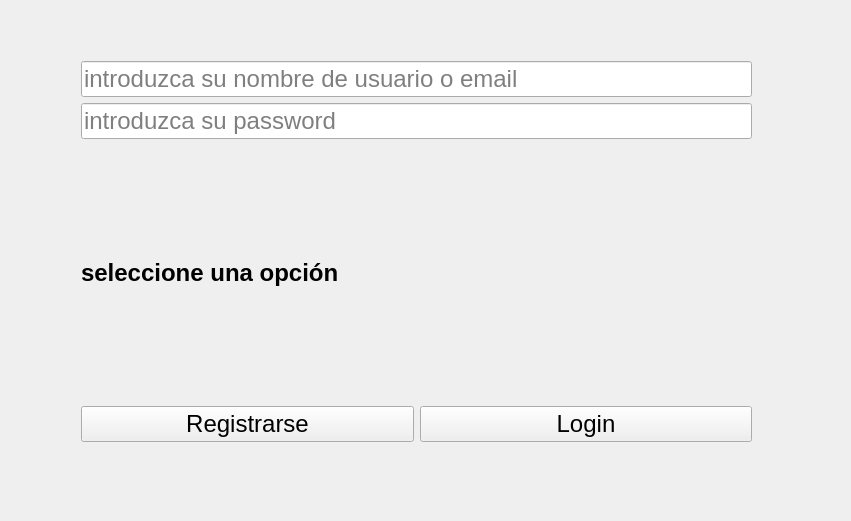
<?xml version="1.0" encoding="UTF-8"?>
<ui version="4.0">
 <class>LoginWidget</class>
 <widget class="QWidget" name="LoginWidget">
  <property name="geometry">
   <rect>
    <x>0</x>
    <y>0</y>
    <width>851</width>
    <height>521</height>
   </rect>
  </property>
  <property name="windowTitle">
   <string>Form</string>
  </property>
  <layout class="QFormLayout" name="formLayout">
   <item row="0" column="0" colspan="2">
    <layout class="QVBoxLayout" name="verticalLayout_5">
     <property name="spacing">
      <number>0</number>
     </property>
     <property name="sizeConstraint">
      <enum>QLayout::SizeConstraint::SetMinAndMaxSize</enum>
     </property>
     <property name="leftMargin">
      <number>0</number>
     </property>
     <property name="topMargin">
      <number>0</number>
     </property>
     <item>
      <widget class="QStackedWidget" name="stackedWidget">
       <property name="sizePolicy">
        <sizepolicy hsizetype="MinimumExpanding" vsizetype="MinimumExpanding">
         <horstretch>0</horstretch>
         <verstretch>0</verstretch>
        </sizepolicy>
       </property>
       <property name="frameShape">
        <enum>QFrame::Shape::NoFrame</enum>
       </property>
       <property name="frameShadow">
        <enum>QFrame::Shadow::Raised</enum>
       </property>
       <property name="currentIndex">
        <number>0</number>
       </property>
       <widget class="QWidget" name="page">
        <widget class="QWidget" name="verticalLayoutWidget_2">
         <property name="geometry">
          <rect>
           <x>30</x>
           <y>50</y>
           <width>751</width>
           <height>381</height>
          </rect>
         </property>
         <layout class="QVBoxLayout" name="verticalLayout_3">
          <item>
           <layout class="QHBoxLayout" name="horizontalLayout_3">
            <item>
             <spacer name="horizontalSpacer_2">
              <property name="orientation">
               <enum>Qt::Orientation::Horizontal</enum>
              </property>
              <property name="sizeType">
               <enum>QSizePolicy::Policy::Minimum</enum>
              </property>
              <property name="sizeHint" stdset="0">
               <size>
                <width>40</width>
                <height>20</height>
               </size>
              </property>
             </spacer>
            </item>
            <item>
             <widget class="QLineEdit" name="emailEdit">
              <property name="font">
               <font>
                <pointsize>18</pointsize>
               </font>
              </property>
              <property name="text">
               <string/>
              </property>
              <property name="placeholderText">
               <string>introduzca su nombre de usuario o email</string>
              </property>
             </widget>
            </item>
            <item>
             <spacer name="horizontalSpacer_4">
              <property name="orientation">
               <enum>Qt::Orientation::Horizontal</enum>
              </property>
              <property name="sizeType">
               <enum>QSizePolicy::Policy::Minimum</enum>
              </property>
              <property name="sizeHint" stdset="0">
               <size>
                <width>40</width>
                <height>20</height>
               </size>
              </property>
             </spacer>
            </item>
           </layout>
          </item>
          <item>
           <layout class="QHBoxLayout" name="horizontalLayout_2">
            <item>
             <spacer name="horizontalSpacer">
              <property name="orientation">
               <enum>Qt::Orientation::Horizontal</enum>
              </property>
              <property name="sizeType">
               <enum>QSizePolicy::Policy::Minimum</enum>
              </property>
              <property name="sizeHint" stdset="0">
               <size>
                <width>40</width>
                <height>20</height>
               </size>
              </property>
             </spacer>
            </item>
            <item>
             <widget class="QLineEdit" name="passwordEdit">
              <property name="sizePolicy">
               <sizepolicy hsizetype="Expanding" vsizetype="Fixed">
                <horstretch>0</horstretch>
                <verstretch>0</verstretch>
               </sizepolicy>
              </property>
              <property name="font">
               <font>
                <pointsize>18</pointsize>
               </font>
              </property>
              <property name="text">
               <string/>
              </property>
              <property name="echoMode">
               <enum>QLineEdit::EchoMode::PasswordEchoOnEdit</enum>
              </property>
              <property name="placeholderText">
               <string>introduzca su password</string>
              </property>
             </widget>
            </item>
            <item>
             <spacer name="horizontalSpacer_3">
              <property name="orientation">
               <enum>Qt::Orientation::Horizontal</enum>
              </property>
              <property name="sizeType">
               <enum>QSizePolicy::Policy::Minimum</enum>
              </property>
              <property name="sizeHint" stdset="0">
               <size>
                <width>40</width>
                <height>20</height>
               </size>
              </property>
             </spacer>
            </item>
           </layout>
          </item>
          <item>
           <layout class="QHBoxLayout" name="horizontalLayout_5">
            <item>
             <spacer name="horizontalSpacer_15">
              <property name="orientation">
               <enum>Qt::Orientation::Horizontal</enum>
              </property>
              <property name="sizeType">
               <enum>QSizePolicy::Policy::Minimum</enum>
              </property>
              <property name="sizeHint" stdset="0">
               <size>
                <width>40</width>
                <height>20</height>
               </size>
              </property>
             </spacer>
            </item>
            <item>
             <widget class="QLabel" name="statusLabel">
              <property name="sizePolicy">
               <sizepolicy hsizetype="MinimumExpanding" vsizetype="Preferred">
                <horstretch>0</horstretch>
                <verstretch>0</verstretch>
               </sizepolicy>
              </property>
              <property name="font">
               <font>
                <pointsize>18</pointsize>
                <bold>true</bold>
               </font>
              </property>
              <property name="text">
               <string>seleccione una opción</string>
              </property>
             </widget>
            </item>
           </layout>
          </item>
          <item>
           <layout class="QHBoxLayout" name="horizontalLayout_4">
            <item>
             <spacer name="horizontalSpacer_11">
              <property name="orientation">
               <enum>Qt::Orientation::Horizontal</enum>
              </property>
              <property name="sizeType">
               <enum>QSizePolicy::Policy::Minimum</enum>
              </property>
              <property name="sizeHint" stdset="0">
               <size>
                <width>40</width>
                <height>20</height>
               </size>
              </property>
             </spacer>
            </item>
            <item>
             <widget class="QPushButton" name="RegisterButton">
              <property name="sizePolicy">
               <sizepolicy hsizetype="MinimumExpanding" vsizetype="Fixed">
                <horstretch>0</horstretch>
                <verstretch>0</verstretch>
               </sizepolicy>
              </property>
              <property name="font">
               <font>
                <pointsize>18</pointsize>
               </font>
              </property>
              <property name="text">
               <string>Registrarse</string>
              </property>
             </widget>
            </item>
            <item>
             <widget class="QPushButton" name="LoginButton">
              <property name="sizePolicy">
               <sizepolicy hsizetype="MinimumExpanding" vsizetype="Fixed">
                <horstretch>0</horstretch>
                <verstretch>0</verstretch>
               </sizepolicy>
              </property>
              <property name="font">
               <font>
                <pointsize>18</pointsize>
               </font>
              </property>
              <property name="text">
               <string>Login</string>
              </property>
             </widget>
            </item>
            <item>
             <spacer name="horizontalSpacer_14">
              <property name="orientation">
               <enum>Qt::Orientation::Horizontal</enum>
              </property>
              <property name="sizeType">
               <enum>QSizePolicy::Policy::Minimum</enum>
              </property>
              <property name="sizeHint" stdset="0">
               <size>
                <width>40</width>
                <height>20</height>
               </size>
              </property>
             </spacer>
            </item>
           </layout>
          </item>
         </layout>
        </widget>
       </widget>
       <widget class="QWidget" name="page_2">
        <widget class="QWidget" name="verticalLayoutWidget">
         <property name="geometry">
          <rect>
           <x>30</x>
           <y>50</y>
           <width>751</width>
           <height>381</height>
          </rect>
         </property>
         <layout class="QVBoxLayout" name="verticalLayout_2">
          <item>
           <layout class="QHBoxLayout" name="horizontalLayout_6">
            <item>
             <spacer name="horizontalSpacer_7">
              <property name="orientation">
               <enum>Qt::Orientation::Horizontal</enum>
              </property>
              <property name="sizeType">
               <enum>QSizePolicy::Policy::Minimum</enum>
              </property>
              <property name="sizeHint" stdset="0">
               <size>
                <width>40</width>
                <height>20</height>
               </size>
              </property>
             </spacer>
            </item>
            <item>
             <widget class="QLineEdit" name="UserNameEdit_Register">
              <property name="font">
               <font>
                <pointsize>18</pointsize>
               </font>
              </property>
              <property name="text">
               <string/>
              </property>
              <property name="placeholderText">
               <string>introduzca su nombre de usuario</string>
              </property>
             </widget>
            </item>
            <item>
             <spacer name="horizontalSpacer_8">
              <property name="orientation">
               <enum>Qt::Orientation::Horizontal</enum>
              </property>
              <property name="sizeType">
               <enum>QSizePolicy::Policy::Minimum</enum>
              </property>
              <property name="sizeHint" stdset="0">
               <size>
                <width>40</width>
                <height>20</height>
               </size>
              </property>
             </spacer>
            </item>
           </layout>
          </item>
          <item>
           <layout class="QHBoxLayout" name="horizontalLayout_7">
            <item>
             <spacer name="horizontalSpacer_5">
              <property name="orientation">
               <enum>Qt::Orientation::Horizontal</enum>
              </property>
              <property name="sizeType">
               <enum>QSizePolicy::Policy::Minimum</enum>
              </property>
              <property name="sizeHint" stdset="0">
               <size>
                <width>40</width>
                <height>20</height>
               </size>
              </property>
             </spacer>
            </item>
            <item>
             <widget class="QLineEdit" name="emailEdit_Register">
              <property name="sizePolicy">
               <sizepolicy hsizetype="Expanding" vsizetype="Fixed">
                <horstretch>0</horstretch>
                <verstretch>0</verstretch>
               </sizepolicy>
              </property>
              <property name="font">
               <font>
                <pointsize>18</pointsize>
               </font>
              </property>
              <property name="inputMask">
               <string/>
              </property>
              <property name="text">
               <string/>
              </property>
              <property name="placeholderText">
               <string>introduzca su email</string>
              </property>
             </widget>
            </item>
            <item>
             <spacer name="horizontalSpacer_6">
              <property name="orientation">
               <enum>Qt::Orientation::Horizontal</enum>
              </property>
              <property name="sizeType">
               <enum>QSizePolicy::Policy::Minimum</enum>
              </property>
              <property name="sizeHint" stdset="0">
               <size>
                <width>40</width>
                <height>20</height>
               </size>
              </property>
             </spacer>
            </item>
           </layout>
          </item>
          <item>
           <layout class="QHBoxLayout" name="horizontalLayout_8">
            <item>
             <spacer name="horizontalSpacer_10">
              <property name="orientation">
               <enum>Qt::Orientation::Horizontal</enum>
              </property>
              <property name="sizeType">
               <enum>QSizePolicy::Policy::Minimum</enum>
              </property>
              <property name="sizeHint" stdset="0">
               <size>
                <width>40</width>
                <height>20</height>
               </size>
              </property>
             </spacer>
            </item>
            <item>
             <widget class="QLineEdit" name="passwordEdit_Register">
              <property name="sizePolicy">
               <sizepolicy hsizetype="Expanding" vsizetype="Fixed">
                <horstretch>0</horstretch>
                <verstretch>0</verstretch>
               </sizepolicy>
              </property>
              <property name="font">
               <font>
                <pointsize>18</pointsize>
               </font>
              </property>
              <property name="inputMask">
               <string notr="true"/>
              </property>
              <property name="text">
               <string notr="true"/>
              </property>
              <property name="echoMode">
               <enum>QLineEdit::EchoMode::PasswordEchoOnEdit</enum>
              </property>
              <property name="placeholderText">
               <string>Introduzca su password</string>
              </property>
             </widget>
            </item>
            <item>
             <spacer name="horizontalSpacer_9">
              <property name="orientation">
               <enum>Qt::Orientation::Horizontal</enum>
              </property>
              <property name="sizeType">
               <enum>QSizePolicy::Policy::Minimum</enum>
              </property>
              <property name="sizeHint" stdset="0">
               <size>
                <width>40</width>
                <height>20</height>
               </size>
              </property>
             </spacer>
            </item>
           </layout>
          </item>
          <item>
           <layout class="QHBoxLayout" name="horizontalLayout_9">
            <item>
             <spacer name="horizontalSpacer_12">
              <property name="orientation">
               <enum>Qt::Orientation::Horizontal</enum>
              </property>
              <property name="sizeType">
               <enum>QSizePolicy::Policy::Minimum</enum>
              </property>
              <property name="sizeHint" stdset="0">
               <size>
                <width>40</width>
                <height>20</height>
               </size>
              </property>
             </spacer>
            </item>
            <item>
             <widget class="QPushButton" name="CancelButton">
              <property name="sizePolicy">
               <sizepolicy hsizetype="MinimumExpanding" vsizetype="Fixed">
                <horstretch>0</horstretch>
                <verstretch>0</verstretch>
               </sizepolicy>
              </property>
              <property name="font">
               <font>
                <pointsize>18</pointsize>
               </font>
              </property>
              <property name="text">
               <string>Cancelar</string>
              </property>
             </widget>
            </item>
            <item>
             <widget class="QPushButton" name="RegisterButton_2">
              <property name="sizePolicy">
               <sizepolicy hsizetype="MinimumExpanding" vsizetype="Fixed">
                <horstretch>0</horstretch>
                <verstretch>0</verstretch>
               </sizepolicy>
              </property>
              <property name="font">
               <font>
                <pointsize>18</pointsize>
               </font>
              </property>
              <property name="text">
               <string>Registrar Usuario</string>
              </property>
             </widget>
            </item>
            <item>
             <spacer name="horizontalSpacer_13">
              <property name="orientation">
               <enum>Qt::Orientation::Horizontal</enum>
              </property>
              <property name="sizeType">
               <enum>QSizePolicy::Policy::Minimum</enum>
              </property>
              <property name="sizeHint" stdset="0">
               <size>
                <width>40</width>
                <height>20</height>
               </size>
              </property>
             </spacer>
            </item>
           </layout>
          </item>
         </layout>
        </widget>
       </widget>
      </widget>
     </item>
    </layout>
   </item>
  </layout>
 </widget>
 <resources/>
 <connections/>
</ui>
